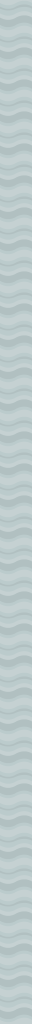

The image is a tile-based game level rendered from a .tmx file. Its description and complete source (layers, tilesets, objects, tile grids) follow:
An orthogonal 1x32 tile map with 32x32 px tiles, 1 tile layer (Foreground).

<map version="1.10" tiledversion="1.11.2" orientation="orthogonal" renderorder="right-down" width="1" height="32" tilewidth="32" tileheight="32" infinite="0" nextlayerid="2" nextobjectid="1">
 <tileset firstgid="1" source="Ground.tsx" />
 <layer id="1" name="Foreground" width="1" height="32">
  <data encoding="csv">
53,
53,
53,
53,
53,
53,
53,
53,
53,
53,
53,
53,
53,
53,
53,
53,
53,
53,
53,
53,
53,
53,
53,
53,
53,
53,
53,
53,
53,
53,
53,
53
</data>
 </layer>
</map>
